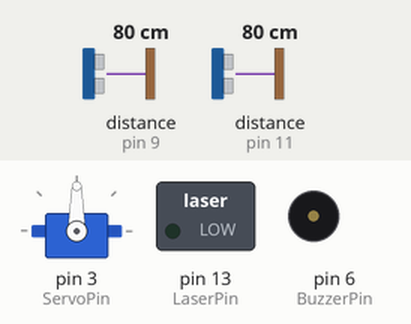
Simulated run of this sketch. Board: Arduino Uno, built with avr-gcc and run on an emulated ATmega328P. Parts: servo, switched loads named in the sketch (green lamp = pin HIGH), buzzer (waves = sounding). Wiring (inferred from the names in the program): 2 × ultrasonic range finder: trigger pin 8, echo pin 9 / trigger pin 10, echo pin 11. Inputs (shaded band) come from the test bench; at power-on: distance to the obstacle (sensors on pin 9, pin 11) 80 cm. The echo pulse lasts 58.3 µs per cm; pins used as bus, display or sensor lines are not drawn.

Above: at 5.5 s.
5.6 s: distance to the obstacle (sensor on pin 9) set to 67 cm
8.6 s: distance to the obstacle (sensor on pin 9) set to 59 cm
10.1 s: distance to the obstacle (sensor on pin 11) set to 66 cm
11.6 s: distance to the obstacle (sensor on pin 11) set to 59 cm
At 12.5 s:
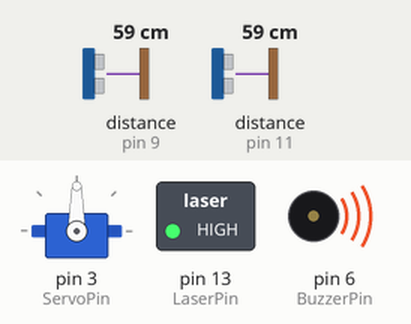
13.1 s: distance to the obstacle (sensor on pin 11) set to 120 cm
At 14.3 s:
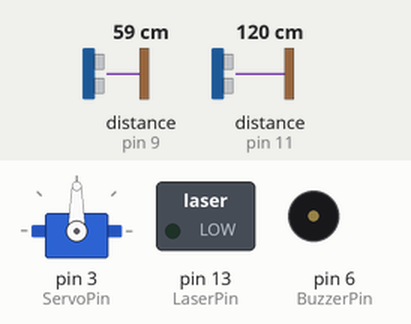
14.6 s: distance to the obstacle (sensor on pin 11) set to 2 cm
At 16.1 s:
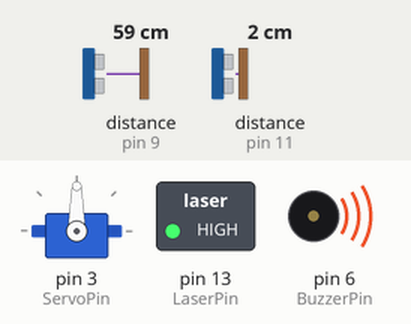
Timing chart, 0 to 17.1 s (numbered marks = the images above; inputs shaded):
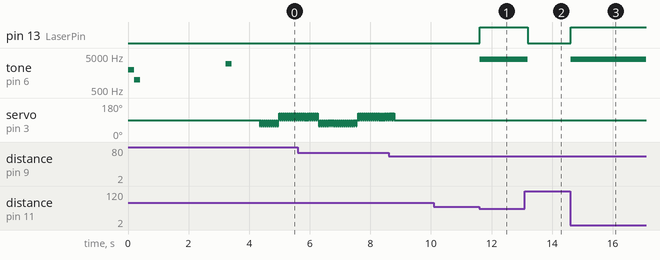

The sketch:

TarretSketchF_dec9a.ino
```cpp
#include <Servo.h>

const int LeftTrig = 8;
const int LeftEcho = 9;
const int RightTrig = 10;
const int RightEcho = 11;
const int LaserPin = 13;
const int BuzzerPin = 6;
const int ServoPin = 3;

Servo Turret;
const int StopPoint = 90;
const int StepTime  = 30;
const int SafetyLimit = 10;

const int LeftTurnSpeed  = 35;
const int RightTurnSpeed = 32;

int VirtualPos = 0;
int ScanDir = 1;
int NearestObj = 999;
int AttackBound = 0;
int DistLeft = 0;
int DistRight = 0;

int MeasureDistance(int trig, int echo) {
  digitalWrite(trig, LOW);  delayMicroseconds(2);
  digitalWrite(trig, HIGH); delayMicroseconds(10);
  digitalWrite(trig, LOW);
  long duration = pulseIn(echo, HIGH);
  int distance = duration * 0.034 / 2;
  if (distance == 0 || distance > 400) {
    distance = 400;
    }
  return distance;
}

void setup() {
  pinMode(LeftTrig, OUTPUT);
  pinMode(LeftEcho, INPUT);
  pinMode(RightTrig, OUTPUT);
  pinMode(RightEcho, INPUT);
  pinMode(LaserPin, OUTPUT);
  pinMode(BuzzerPin, OUTPUT);
  Turret.attach(ServoPin);
  Serial.begin(9600);

  Turret.write(StopPoint);
  tone(BuzzerPin, 2000, 200);
  delay(200);
  tone(BuzzerPin, 1000, 200);


  long StartTime = millis();
  while(millis() - StartTime < 3000){
    int tempLeft = MeasureDistance(LeftTrig, LeftEcho);
    delay(10);
    int tempRight = MeasureDistance(RightTrig, RightEcho);

    if(tempLeft < NearestObj && tempLeft > 0) {
      NearestObj = tempLeft;
      }
    if(tempRight < NearestObj && tempRight > 0) {
      NearestObj = tempRight;
      }
    delay(50);
  }

  AttackBound = NearestObj - 15;
  if (AttackBound < 10) AttackBound = 10;

  tone(BuzzerPin, 3000, 100); delay(100);
  tone(BuzzerPin, 3000, 100);
  delay(1000);
}

void loop() {
  DistLeft = MeasureDistance(LeftTrig, LeftEcho);
  delay(5);
  DistRight = MeasureDistance(RightTrig, RightEcho);


  if (DistLeft < AttackBound && DistRight < AttackBound) {
      Turret.write(StopPoint);
      digitalWrite(LaserPin, HIGH);
      tone(BuzzerPin, 4000);
      delay(100);
  }


  else if (DistLeft < AttackBound) {
      digitalWrite(LaserPin, LOW);
      noTone(BuzzerPin);
      ScanDir = -1;

      if(VirtualPos < SafetyLimit){
        Turret.write(StopPoint + LeftTurnSpeed);
        VirtualPos++;
        delay(StepTime);
        Turret.write(StopPoint);
      } else {
        Turret.write(StopPoint);
      }
  }


  else if (DistRight < AttackBound) {
      digitalWrite(LaserPin, LOW);
      noTone(BuzzerPin);
      ScanDir = 1;

      if(VirtualPos > -SafetyLimit){
        Turret.write(StopPoint - RightTurnSpeed);
        VirtualPos--;
        delay(StepTime);
        Turret.write(StopPoint);
      } else {
        Turret.write(StopPoint);
      }
  }


  else {
      digitalWrite(LaserPin, LOW);
      noTone(BuzzerPin);

      if (VirtualPos >= SafetyLimit) {
        ScanDir = 1;
        }
      if (VirtualPos <= -SafetyLimit) {
        ScanDir = -1;
        }


      if (ScanDir == 1) {
         if (VirtualPos > -SafetyLimit) {
             Turret.write(StopPoint - RightTurnSpeed);
             VirtualPos--;
         }
      }
      else {
         if (VirtualPos < SafetyLimit) {
             Turret.write(StopPoint + LeftTurnSpeed);
             VirtualPos++;
         }
      }

      delay(StepTime);
      Turret.write(StopPoint);
      delay(20);
  }
}
```

Measured:
- the behaviour switches between 64 and 63 cm on distance to the obstacle (sensor on pin 11) (found by bisection; images 0 and 1)
- after the input at 10.1 s, every drawn part: stays the same
- after the input at 11.6 s, pin 13 (LaserPin): LOW → HIGH at once; tone on pin 6 (BuzzerPin): silent → 4000 Hz at once
- after the input at 13.1 s, pin 13 (LaserPin): HIGH → LOW after 0.10 s; tone on pin 6 (BuzzerPin): 4000 Hz → silent after 0.10 s
- after the input at 14.6 s, pin 13 (LaserPin): LOW → HIGH at once; tone on pin 6 (BuzzerPin): silent → 4000 Hz at once
